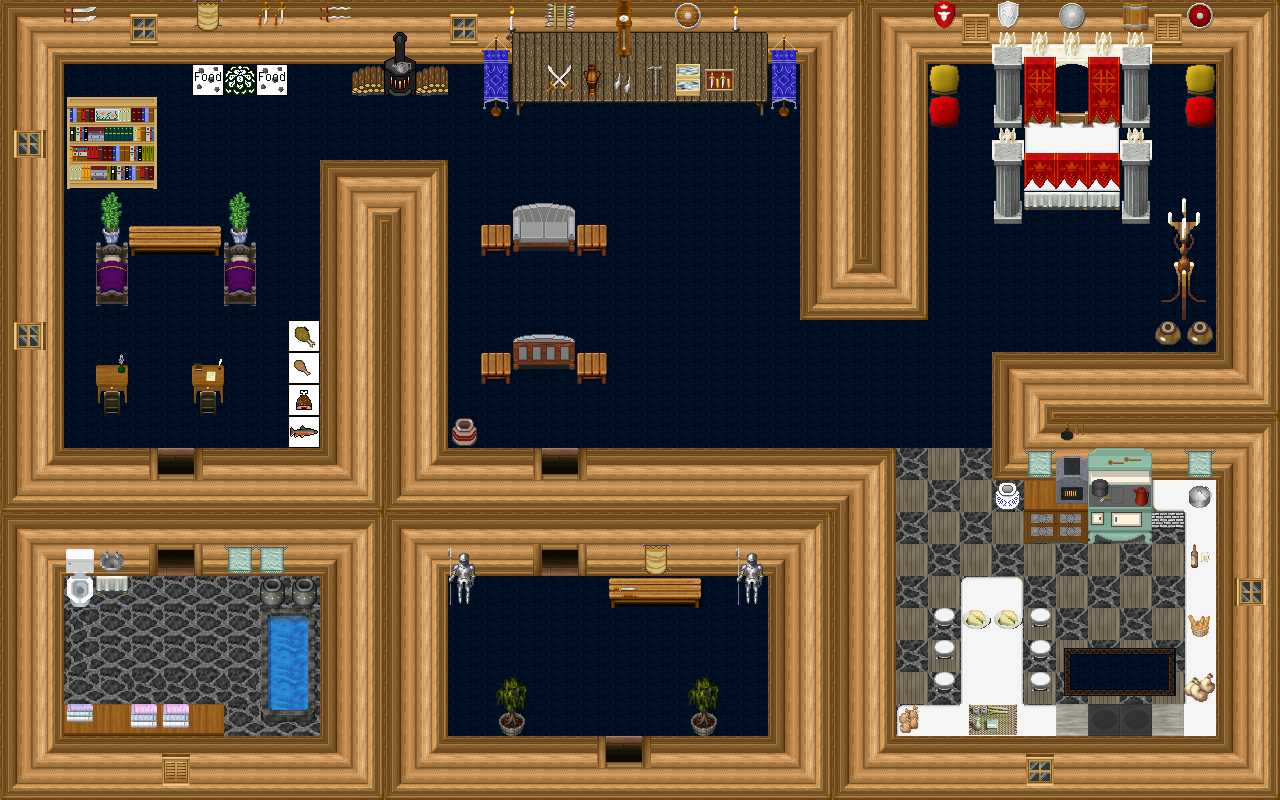

Below is a game level as drawn by its tile map, then a one-line description and the .tmx that defines it (tile-layer data replaced by summaries):
An orthogonal 40x25 tile map with 32x32 px tiles, 7 tile layers (0_floor, 1_terrain, 2_object, 3_roof, ...), 1 hidden layer not drawn, 55 tilesets.

<map version="1.2" tiledversion="1.2.2" orientation="orthogonal" renderorder="right-down" width="40" height="25" tilewidth="32" tileheight="32" infinite="0" nextlayerid="9" nextobjectid="1">
 <tileset firstgid="1" name="pot oriental jar" tilewidth="32" tileheight="32" tilecount="1" columns="1">
  <image source="../../tileset/item/pot/oriental_jar.png" width="32" height="32" />
 </tileset>
 <tileset firstgid="2" name="pot burgundy" tilewidth="32" tileheight="32" tilecount="1" columns="1">
  <image source="../../tileset/item/pot/pot_burgundy.png" width="32" height="32" />
 </tileset>
 <tileset firstgid="3" name="pot grey" tilewidth="32" tileheight="32" tilecount="1" columns="1">
  <image source="../../tileset/item/pot/pot_grey.png" width="32" height="32" />
 </tileset>
 <tileset firstgid="4" name="pot on stone" tilewidth="32" tileheight="32" tilecount="1" columns="1">
  <image source="../../tileset/item/pot/pot_on_stone.png" width="32" height="32" />
 </tileset>
 <tileset firstgid="5" name="pie safe" tilewidth="32" tileheight="32" tilecount="4" columns="2">
  <image source="../../tileset/furniture/kitchen/pie_safe.png" width="64" height="64" />
 </tileset>
 <tileset firstgid="9" name="stove" tilewidth="32" tileheight="32" tilecount="6" columns="2">
  <image source="../../tileset/furniture/kitchen/stove.png" width="64" height="96" />
 </tileset>
 <tileset firstgid="15" name="stone grey" tilewidth="32" tileheight="32" tilecount="12" columns="3">
  <image source="../../tileset/building/wall/stone_grey.png" width="96" height="128" />
 </tileset>
 <tileset firstgid="27" name="sink" tilewidth="32" tileheight="32" tilecount="6" columns="2">
  <image source="../../tileset/furniture/sink/dark_front_on.png" width="64" height="96" />
 </tileset>
 <tileset firstgid="33" name="table with hob pale" tilewidth="32" tileheight="32" tilecount="3" columns="3">
  <image source="../../tileset/furniture/table/table_with_hob_pale.png" width="96" height="32" />
 </tileset>
 <tileset firstgid="36" name="plant pot 1" tilewidth="32" tileheight="32" tilecount="12" columns="6">
  <image source="../../tileset/plant/indoor/pot_plant_1.png" width="192" height="64" />
 </tileset>
 <tileset firstgid="48" name="bench" tilewidth="32" tileheight="32" tilecount="3" columns="3">
  <image source="../../tileset/furniture/table/bench.png" width="96" height="32" />
 </tileset>
 <tileset firstgid="51" name="collision" tilewidth="32" tileheight="32" tilecount="1" columns="1">
  <image source="../../tileset/logic/collision.png" width="32" height="32" />
 </tileset>
 <tileset firstgid="52" name="hosta" tilewidth="32" tileheight="32" tilecount="9" columns="3">
  <image source="../../tileset/plant/bush/hosta.png" width="96" height="96" />
 </tileset>
 <tileset firstgid="61" name="towels" tilewidth="32" tileheight="32" tilecount="24" columns="6">
  <image source="../../tileset/item/textile/towels.png" width="192" height="128" />
 </tileset>
 <tileset firstgid="85" name="meals3" tilewidth="32" tileheight="32" tilecount="4" columns="2">
  <image source="../../tileset/item/food/meals_3.png" width="64" height="64" />
 </tileset>
 <tileset firstgid="89" name="warmer" tilewidth="32" tileheight="32" tilecount="2" columns="1">
  <image source="../../tileset/furniture/kitchen/warmer.png" width="32" height="64" />
 </tileset>
 <tileset firstgid="91" name="pillow red" tilewidth="32" tileheight="32" tilecount="1" columns="1">
  <image source="../../tileset/furniture/bed/pillow_red.png" width="32" height="32" />
 </tileset>
 <tileset firstgid="92" name="pillow yellow" tilewidth="32" tileheight="32" tilecount="1" columns="1">
  <image source="../../tileset/furniture/bed/pillow_yellow.png" width="32" height="32" />
 </tileset>
 <tileset firstgid="93" name="logs" tilewidth="32" tileheight="32" tilecount="3" columns="1">
  <image source="../../tileset/item/logs.png" width="32" height="96" />
 </tileset>
 <tileset firstgid="96" name="chairs 4 green gray" tilewidth="32" tileheight="32" tilecount="4" columns="2">
  <image source="../../tileset/furniture/chair/greenish_grey.png" width="64" height="64" />
 </tileset>
 <tileset firstgid="100" name="sofa chair gray" tilewidth="32" tileheight="32" tilecount="12" columns="3">
  <image source="../../tileset/furniture/chair/sofa_chair_grey.png" width="96" height="128" />
 </tileset>
 <tileset firstgid="112" name="carpet dk blue" tilewidth="32" tileheight="32" tilecount="9" columns="3">
  <image source="../../tileset/furniture/carpet/dark_blue.png" width="96" height="96" />
 </tileset>
 <tileset firstgid="121" name="bed large white" tilewidth="32" tileheight="32" tilecount="6" columns="2">
  <image source="../../tileset/furniture/bed/large_white.png" width="64" height="96" />
 </tileset>
 <tileset firstgid="127" name="bed single white" tilewidth="32" tileheight="32" tilecount="3" columns="1">
  <image source="../../tileset/furniture/bed/single_white.png" width="32" height="96" />
 </tileset>
 <tileset firstgid="130" name="bathroom basin" tilewidth="32" tileheight="32" tilecount="3" columns="3">
  <image source="../../tileset/furniture/bathroom/basin.png" width="96" height="32" />
 </tileset>
 <tileset firstgid="133" name="bathroom toilet" tilewidth="32" tileheight="32" tilecount="12" columns="3">
  <image source="../../tileset/furniture/bathroom/toilet.png" width="96" height="128" />
 </tileset>
 <tileset firstgid="145" name="bottles and cups" tilewidth="32" tileheight="32" tilecount="16" columns="4">
  <image source="../../tileset/item/drink/bottles_and_cups.png" width="128" height="128" />
 </tileset>
 <tileset firstgid="161" name="bread" tilewidth="32" tileheight="32" tilecount="4" columns="4">
  <image source="../../tileset/item/food/bread.png" width="128" height="32" />
 </tileset>
 <tileset firstgid="165" name="boxes" tilewidth="32" tileheight="32" tilecount="4" columns="2">
  <image source="../../tileset/item/boxes.png" width="64" height="64" />
 </tileset>
 <tileset firstgid="169" name="table gray plain" tilewidth="32" tileheight="32" tilecount="9" columns="3">
  <image source="../../tileset/furniture/table/grey_plain.png" width="96" height="96" />
 </tileset>
 <tileset firstgid="178" name="desk" tilewidth="32" tileheight="32" tilecount="4" columns="2">
  <image source="../../tileset/furniture/table/desk.png" width="64" height="64" />
 </tileset>
 <tileset firstgid="182" name="household items" tilewidth="32" tileheight="32" tilecount="16" columns="4">
  <image source="../../tileset/item/household/food_preparation.png" width="128" height="128" />
 </tileset>
 <tileset firstgid="198" name="planted container" tilewidth="32" tileheight="32" tilecount="16" columns="4">
  <image source="../../tileset/plant/flower/planted_containers.png" width="128" height="128" />
 </tileset>
 <tileset firstgid="214" name="bed purple" tilewidth="32" tileheight="32" tilecount="6" columns="2">
  <image source="../../tileset/furniture/bed/purple.png" width="64" height="96" />
 </tileset>
 <tileset firstgid="220" name="square" tilewidth="32" tileheight="32" tilecount="1" columns="1">
  <image source="../../tileset/furniture/table/square.png" width="32" height="32" />
 </tileset>
 <tileset firstgid="221" name="items" tilewidth="32" tileheight="32" tilecount="4" columns="2">
  <image source="../../tileset/item/household/food_preparation_2.png" width="64" height="64" />
 </tileset>
 <tileset firstgid="225" name="wooden clock" tilewidth="32" tileheight="32" tilecount="6" columns="1">
  <image source="../../tileset/furniture/clock/wooden_clock.png" width="32" height="192" />
 </tileset>
 <tileset firstgid="231" name="brick base" tilewidth="32" tileheight="32" tilecount="3" columns="3">
  <image source="../../tileset/furniture/table/brick_base.png" width="96" height="32" />
 </tileset>
 <tileset firstgid="234" name="lights candle" tilewidth="32" tileheight="32" tilecount="36" columns="6">
  <image source="../../tileset/furniture/light/lights_candle.png" width="192" height="192" />
 </tileset>
 <tileset firstgid="270" name="bright book shelf" tilewidth="32" tileheight="32" tilecount="9" columns="3">
  <image source="../../tileset/furniture/shelve/bright_bookshelf.png" width="96" height="96" />
 </tileset>
 <tileset firstgid="279" name="sheep food" tilewidth="32" tileheight="32" tilecount="1" columns="1">
  <image source="../../tileset/logic/item/sheepfood.png" width="32" height="32" />
 </tileset>
 <tileset firstgid="280" name="vendors table" tilewidth="32" tileheight="32" tilecount="35" columns="7">
  <image source="../../tileset/furniture/table/vendors_table.png" width="224" height="160" />
 </tileset>
 <tileset firstgid="315" name="white counter top" tilewidth="32" tileheight="32" tilecount="10" columns="5">
  <image source="../../tileset/furniture/table/white_counter_top.png" width="160" height="64" />
 </tileset>
 <tileset firstgid="325" name="table round white" tilewidth="32" tileheight="32" tilecount="6" columns="3">
  <image source="../../tileset/furniture/table/table_round_white.png" width="96" height="64" />
 </tileset>
 <tileset firstgid="331" name="weapons for walls" tilewidth="32" tileheight="32" tilecount="16" columns="4">
  <image source="../../tileset/item/armor/weapons_for_walls.png" width="128" height="128" />
 </tileset>
 <tileset firstgid="347" name="banner" tilewidth="32" tileheight="32" tilecount="1" columns="1">
  <image source="../../tileset/item/banners/banner.png" width="32" height="32" />
 </tileset>
 <tileset firstgid="348" name="banners" tilewidth="32" tileheight="32" tilecount="6" columns="2">
  <image source="../../tileset/item/banners/banners.png" width="64" height="96" />
 </tileset>
 <tileset firstgid="354" name="pillar" tilewidth="32" tileheight="32" tilecount="3" columns="1">
  <image source="../../tileset/building/column/pillar.png" width="32" height="96" />
 </tileset>
 <tileset firstgid="357" name="archway" tilewidth="32" tileheight="32" tilecount="9" columns="3">
  <image source="../../tileset/item/statue/archway.png" width="96" height="96" />
 </tileset>
 <tileset firstgid="366" name="metal and stone" tilewidth="32" tileheight="32" tilecount="6" columns="3">
  <image source="../../tileset/item/statue/metal_and_stone.png" width="96" height="64" />
 </tileset>
 <tileset firstgid="372" name="sciany" tilewidth="32" tileheight="32" tilecount="27" columns="3">
  <image source="../../tileset/pol/waly/int_plazy.png" width="96" height="288" />
 </tileset>
 <tileset firstgid="399" name="dz" tilewidth="32" tileheight="32" tilecount="15" columns="5">
  <image source="../../tileset/pol/domki/drzwi/door_drewno_int.png" width="160" height="96" />
 </tileset>
 <tileset firstgid="414" name="okno" tilewidth="32" tileheight="32" tilecount="16" columns="8">
  <image source="../../tileset/pol/domki/okna/window_drewno.png" width="256" height="64" />
 </tileset>
 <tileset firstgid="430" name="balia_kukurydza" tilewidth="32" tileheight="32" tilecount="2" columns="2">
  <image source="../../tileset/pol/wyposazenie/jedzenie/balia_kukurydza.png" width="64" height="32" />
 </tileset>
 <tileset firstgid="432" name="meat_and_fish" tilewidth="32" tileheight="32" tilecount="5" columns="5">
  <image source="../../tileset/logic/item/meat_and_fish.png" width="160" height="32" />
 </tileset>
 <layer id="1" name="0_floor" width="40" height="25">
  <data>[1000 cells, 1000 non-empty, 5 distinct tile ids]</data>
 </layer>
 <layer id="2" name="1_terrain" width="40" height="25">
  <data>[1000 cells, 625 non-empty, 83 distinct tile ids]</data>
 </layer>
 <layer id="3" name="2_object" width="40" height="25">
  <data>[1000 cells, 116 non-empty, 79 distinct tile ids]</data>
 </layer>
 <layer id="4" name="3_roof" width="40" height="25">
  <data>[1000 cells, 64 non-empty, 30 distinct tile ids]</data>
 </layer>
 <layer id="5" name="4_roof_add" width="40" height="25">
  <data>[1000 cells, 14 non-empty, 4 distinct tile ids]</data>
 </layer>
 <layer id="6" name="objects" width="40" height="25">
  <data>[1000 cells, 6 non-empty, 5 distinct tile ids]</data>
 </layer>
 <layer id="7" name="collision" width="40" height="25" visible="0">
  <data>[1000 cells, 599 non-empty, 1 distinct tile ids]</data>
 </layer>
 <layer id="8" name="protection" width="40" height="25">
  <data>[1000 cells, 0 non-empty, 0 distinct tile ids]</data>
 </layer>
</map>
